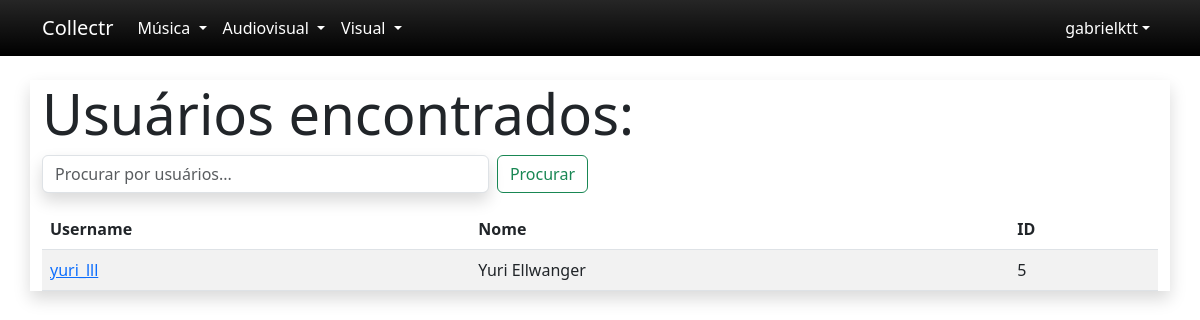
The app's page /pesquisa_user.php?pesqUser=yuri_lll (signed in) with its own data.
### tables this page shows
CREATE TABLE IF NOT EXISTS `usuarios` (
  `iduser` int(11) NOT NULL AUTO_INCREMENT,
  `username` varchar(20) NOT NULL,
  `email` varchar(255) NOT NULL,
  `senha` varchar(100) NOT NULL,
  `displayname` varchar(50) DEFAULT NULL,
  PRIMARY KEY (`iduser`),
  UNIQUE KEY `email` (`email`)
);

### pesquisa_user.php (the view, shortened to what this page needs)
<?php
include("configConex.php");
include("navbar.php");
$idUser = $_SESSION['iduser'];
$userPesquisa = $_GET['pesqUser'];
$query_pesq_user = "SELECT iduser, username, displayname FROM usuarios WHERE username LIKE '%$userPesquisa%' AND iduser != $idUser";
$res_user_pesq = mysqli_query($conexao, $query_pesq_user);
?>
<!DOCTYPE html>
<html lang="en">
<head>
  <link href="https://cdn.jsdelivr.net/npm/bootstrap@5.3.0-alpha1/dist/css/bootstrap.min.css" rel="stylesheet">
  <link rel="stylesheet" href="estilonavbar.css">
</head>
<body>
  <?php echo $nav; ?>
  <div class="container shadow">
    <h1 class="display-4">Usuários encontrados:</h1>
    <div class="row">
      <div class="col-6" id="divProcurarUser">
        <form action="#" class="d-flex" role="search" method="get" style="margin-bottom: 1rem;">
          <input class="form-control me-2 shadow" type="text" name="pesqUser" id="pesqUser" placeholder="Procurar por usuários..." aria-label="Procurar">
          <button class="btn btn-outline-success" type="submit">Procurar</button>
        </form>
      </div>
      <div class="col-6"></div>
    </div>
    <table class="table table-striped">
      <thead>
        <tr>
          <th>Username</th>
          <th>Nome</th>
          <th>ID</th>
        </tr>
      </thead>
      <tbody>
        <?php
          if(strlen($userPesquisa) > 0){
            while($dados_user = mysqli_fetch_assoc($res_user_pesq)) {
              echo "<tr>";
              echo "<td><a href='perfil.php?username=".$dados_user['username']."&iduser=".$dados_user['iduser']."'>".$dados_user['username']."</a> </td>";
              echo "<td>".$dados_user['displayname']."</td>";
              echo "<td>".$dados_user['iduser']."</td>";
              echo "</tr>";
            }
          }
          else {
            echo "<h1 class='display-6'>Pesquisa vazia</h1>";
          }
        ?>
      </tbody>
    </table>
  </div>
</body>
</html>

### estilonavbar.css (style rules this page uses)
body { padding-top: 5rem!important; position: relative!important; }

### records on screen
usuarios: username "yuri_lll", displayname "Yuri Ellwanger", iduser "5"

### other values on screen
$userSessao "gabrielktt"
